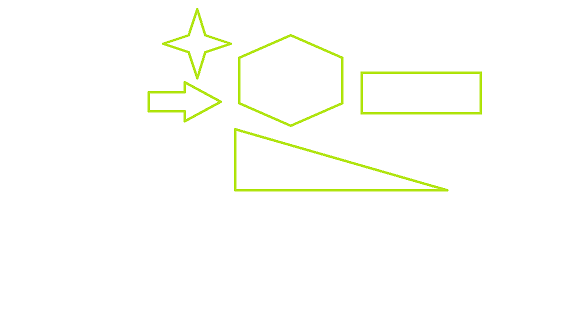
#> input picture corner1.png, 576 x 324 px, found by its file name
$ jupyter execute --allow-errors 'Open Cv.ipynb'
#> lines starting #> are read from the running program, lines starting #| are printed output that depends on the picture; after the words box and inside, x2 and y2 are one past the last pixel; in counts of white or black regions, pixels touching at a corner belong together
# Readiing an image

[cell 1]
import cv2
import os

image = cv2.imread(r'C:\Users\AFZAAL MUSTAFA\Desktop\PAI LAB TASKS\road(1).jpg')

#> (the rest of this cell did not finish here and is left out)

# Extracting RGB values

#> (a cell that did not finish here is left out)

# Extracting the Region of Interest (ROI)

#> (a cell that did not finish here is left out)

# Resizing the Image

#> (a cell that did not finish here is left out)

# Drawing a Rectangle

#> (a cell that did not finish here is left out)

# Displaying text

#> (a cell that did not finish here is left out)

# Arithmetic Operations on Images using OpenCV

[cell 7]
image1 = cv2.imread(r'C:\Users\AFZAAL MUSTAFA\Desktop\PAI LAB TASKS\image1.jpg')
image2 = cv2.imread(r'C:\Users\AFZAAL MUSTAFA\Desktop\PAI LAB TASKS\image2.jpg')


weightedSum = cv2.addWeighted(image1, 0.5, image2, 0.4, 0)


cv2.imshow('Weighted Image', weightedSum)

if cv2.waitKey(0) & 0xff == 27:
#> (key Esc is pressed here)
	cv2.destroyAllWindows()

# Subtraction of an image

[cell 8]
image1 = cv2.imread(r'C:\Users\AFZAAL MUSTAFA\Desktop\PAI LAB TASKS\image3.jpg')
image2 = cv2.imread(r'C:\Users\AFZAAL MUSTAFA\Desktop\PAI LAB TASKS\image4.jpg')


sub = cv2.subtract(image1, image2)


cv2.imshow('Subtracted Image', sub)

if cv2.waitKey(0) & 0xff == 27:
#> (key Esc is pressed here)
	cv2.destroyAllWindows()

# Image Resizing using OpenCV

[cell 9]
import matplotlib.pyplot as plt

image = cv2.imread(r'C:\Users\AFZAAL MUSTAFA\Desktop\PAI LAB TASKS\image1.jpg')
# Loading the image

#> (the rest of this cell did not finish here and is left out)

# Froading an image

[cell 10]
# Python program to explain cv2.erode() method

import numpy as np


path = r'C:\Users\AFZAAL MUSTAFA\Desktop\PAI LAB TASKS\image6.png'

image = cv2.imread(path)

window_name = 'Image'

kernel = np.ones((5, 5), np.uint8)

#> (the rest of this cell did not finish here and is left out)

# Thresholding techniques using OpenCV

[cell 11]
image1 = cv2.imread(r'C:\Users\AFZAAL MUSTAFA\Desktop\PAI LAB TASKS\image7.png')

#> (the rest of this cell did not finish here and is left out)

# Detect corner of an image using OpenCV

[cell 12]
from matplotlib import pyplot as plt


img = cv2.imread(r'C:\Users\AFZAAL MUSTAFA\Desktop\PAI LAB TASKS\corner1.png')
#> img is the input picture: shape (324, 576, 3); mean B, G, R 250.1, 254.4, 253.4

gray = cv2.cvtColor(img, cv2.COLOR_BGR2GRAY)
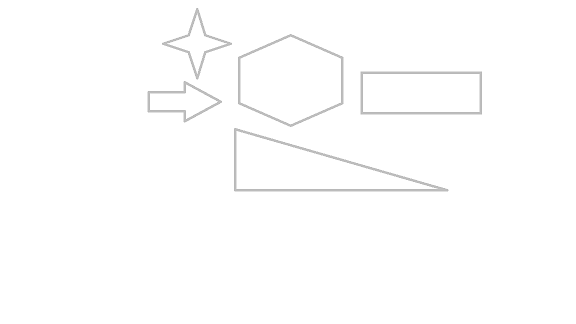
#> gray: shape (324, 576); min 179, max 255, mean 253.6

corners = cv2.goodFeaturesToTrack(gray, 27, 0.01, 10)
#> corners = 27 rows, first 8: [231, 43], [162, 43], [197, 8], [221, 101], [197, 78], [447, 190], [184, 121], [184, 81]
corners = np.int0(corners)

for i in corners:
	x, y = i.ravel()
	cv2.circle(img, (x, y), 3, 255, -1)
#> this loop made 27 passes
#> (x, y) on passes 1 to 12: (231, 43), (162, 43), (197, 8), (221, 101), (197, 78), (447, 190), (184, 121), (184, 81), (363, 111), (150, 109), (363, 74), (237, 132)
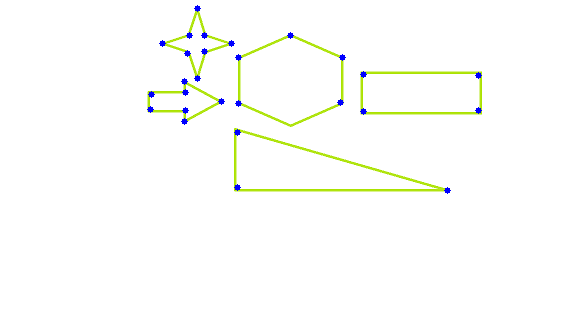
#> img: shape (324, 576, 3); 0.42% of pixels changed, all inside (x1, y1, x2, y2) = (147, 5, 482, 194)

plt.imshow(img), plt.show()

# Drawing function  cv2.rectangle() method

[cell 13]
import cv2

path = r'C:\Users\AFZAAL MUSTAFA\Desktop\PAI LAB TASKS\image6.png'

image = cv2.imread(path)

window_name = 'Image'


start_point = (5, 5)


end_point = (220, 220)

color = (255, 0, 0)

thickness = 2


image = cv2.rectangle(image, start_point, end_point, color, thickness)

cv2.imshow(window_name, image)

# Program to extract frames using OpenCV

[cell 14]
# Program To Read video
# and Extract Frames

import cv2

# Function to extract frames
def FrameCapture(path):

	# Path to video file
	vidObj = cv2.VideoCapture(path)

	# Used as counter variable
	count = 0

	# checks whether frames were extracted
	success = 1

	while success:

		# vidObj object calls read
		# function extract frames
		success, image = vidObj.read()
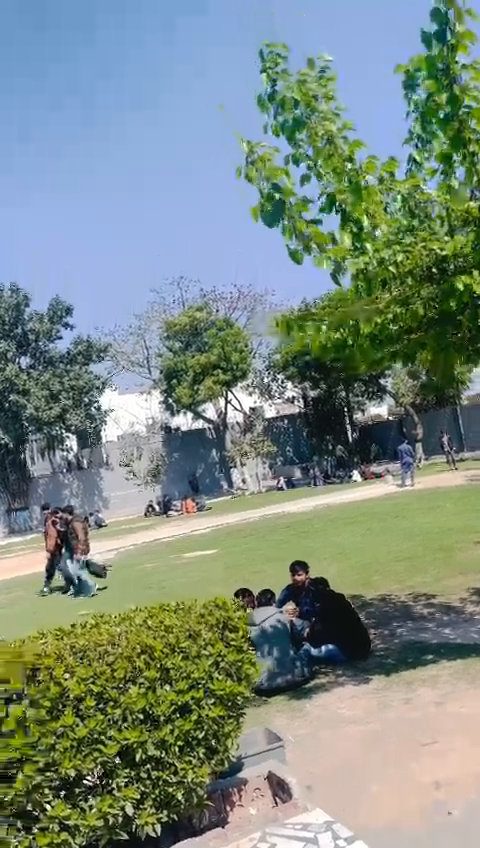
#> input picture frame 16 of vedio.mp4, 480 x 848 px
#> image is the input picture: shape (848, 480, 3); mean B, G, R 129.4, 138.7, 123.8

		# Saves the frames with frame-count
		cv2.imwrite("frame%d.jpg" % count, image)

		count += 1


# Driver Code
if __name__ == '__main__':

	# Calling the function
	FrameCapture(r"C:\Users\AFZAAL MUSTAFA\Desktop\PAI LAB TASKS\vedio.MP4")
